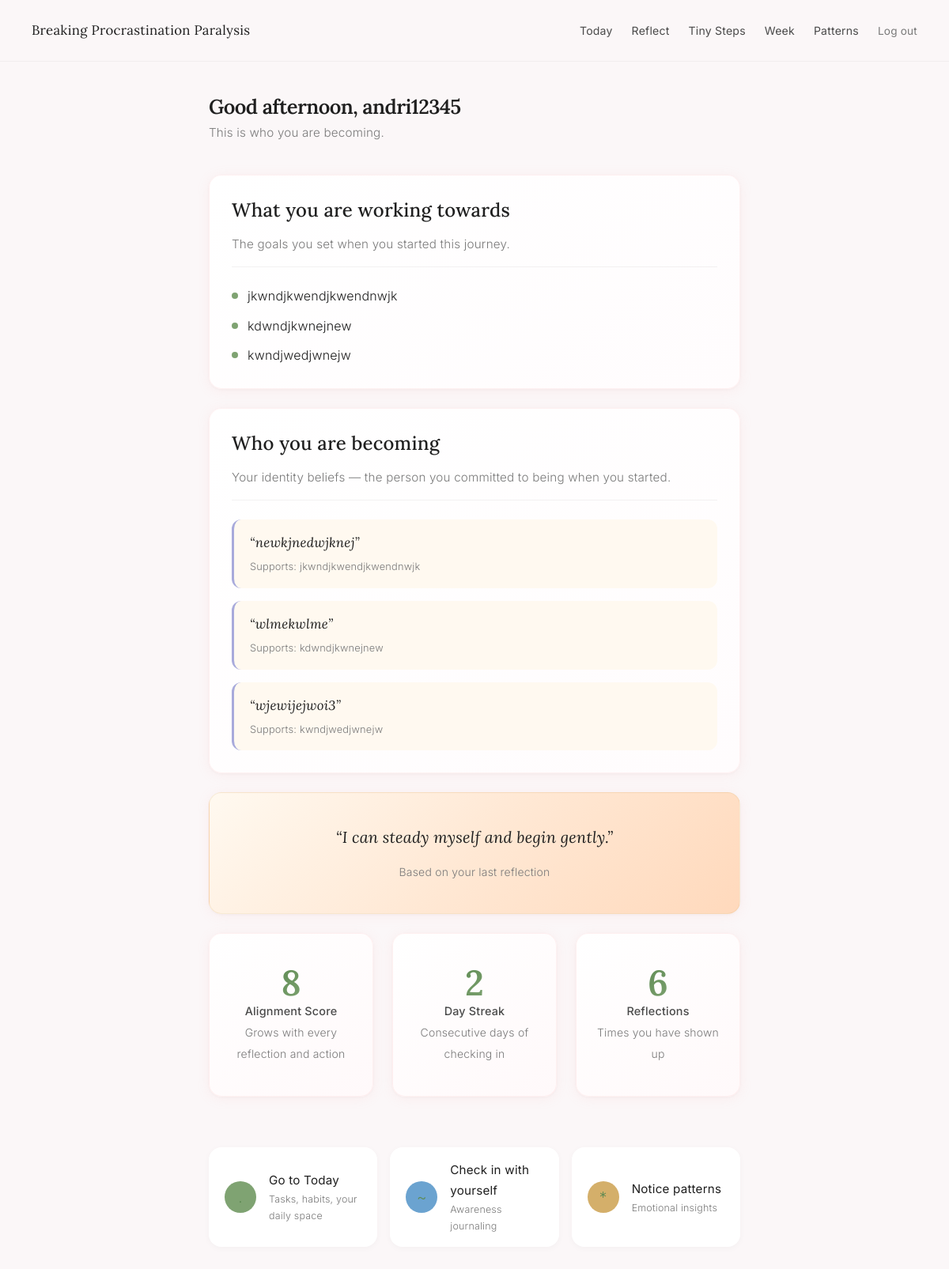
The app's page /dashboard (signed in) with its own data.
### tables this page shows
CREATE TABLE users (
            id INTEGER PRIMARY KEY AUTOINCREMENT,
            username TEXT UNIQUE NOT NULL,
            password_hash TEXT NOT NULL,
            created_at TEXT NOT NULL,
            onboarding_complete INTEGER NOT NULL DEFAULT 0
        );

CREATE TABLE goals (
            id INTEGER PRIMARY KEY AUTOINCREMENT,
            user_id INTEGER NOT NULL,
            goal_text TEXT NOT NULL,
            created_at TEXT NOT NULL,
            FOREIGN KEY (user_id) REFERENCES users(id)
        );

CREATE TABLE identity_beliefs (
            id INTEGER PRIMARY KEY AUTOINCREMENT,
            user_id INTEGER NOT NULL,
            belief_text TEXT NOT NULL,
            linked_goal_id INTEGER,
            created_at TEXT NOT NULL,
            FOREIGN KEY (user_id) REFERENCES users(id),
            FOREIGN KEY (linked_goal_id) REFERENCES goals(id)
        );

### app.py (the view)
@app.route("/dashboard")
@login_required
@onboarding_check
def dashboard():
    user_id = session['user_id']
    alignment_score, emotional_streak, last_journal_date = get_alignment_state(user_id)
    conn = get_db_connection()
    cur = conn.cursor()
    cur.execute(
        "SELECT entry_text, predicted_emotion, created_at "
        "FROM journal_entries WHERE user_id = ? ORDER BY id DESC LIMIT 1;",
        (user_id,),
    )
    last_entry = cur.fetchone()
    cur.execute("SELECT id, goal_text FROM goals WHERE user_id = ? ORDER BY id ASC", (user_id,))
    goals = cur.fetchall()
    cur.execute("""
        SELECT ib.belief_text, g.goal_text
        FROM identity_beliefs ib
        LEFT JOIN goals g ON ib.linked_goal_id = g.id
        WHERE ib.user_id = ?
        ORDER BY ib.id ASC
    """, (user_id,))
    beliefs = cur.fetchall()
    cur.execute("SELECT COUNT(*) as count FROM journal_entries WHERE user_id = ?", (user_id,))
    journal_count = cur.fetchone()["count"]
    conn.close()
    today_affirmation = None
    if last_entry:
        _, emotion, _ = last_entry
        today_affirmation = get_affirmation(emotion)
    return render_template(
        "dashboard.html",
        greeting=get_greeting(),
        alignment_score=alignment_score,
        emotional_streak=emotional_streak,
        today_affirmation=today_affirmation,
        goals=goals,
        beliefs=beliefs,
        journal_count=journal_count,
    )

### app.py (called while the page is built)
def get_db_connection():
    conn = sqlite3.connect(DB_PATH, timeout=30)  # Increased timeout to 30 seconds
    conn.row_factory = sqlite3.Row
    conn.execute("PRAGMA journal_mode=WAL")  # Enable Write-Ahead Logging for better concurrency
    return conn

def login_required(f):
    @wraps(f)
    def decorated_function(*args, **kwargs):
        if 'user_id' not in session:
            return redirect(url_for('landing'))
        return f(*args, **kwargs)
    return decorated_function

def onboarding_check(f):
    @wraps(f)
    def decorated_function(*args, **kwargs):
        if 'user_id' not in session:
            return redirect(url_for('landing'))
        user_id = session['user_id']
        conn = get_db_connection()
        try:
            cur = conn.cursor()
            cur.execute("SELECT onboarding_complete FROM users WHERE id = ?", (user_id,))
            user = cur.fetchone()
            if user and user['onboarding_complete'] == 0:
                return redirect(get_next_onboarding_step(user_id))
        finally:
            conn.close()
        return f(*args, **kwargs)
    return decorated_function

def get_greeting() -> str:
    hour = datetime.now().hour
    if hour < 12:
        return "Good morning"
    elif hour < 17:
        return "Good afternoon"
    elif hour < 21:
        return "Good evening"
    else:
        return "Welcome back"

def get_affirmation(predicted_emotion: str) -> str:
    affirmations = {
        "overwhelmed": "I can take this slowly and still make progress.",
        "anxious": "I can steady myself and begin gently.",
        "stuck": "I move forward in small steps even when it feels hard.",
        "stressed": "I can pace myself and still get things done.",
        "tired": "I am allowed to pause without losing progress.",
        "calm": "I am becoming the version of myself I imagined.",
    }
    return affirmations.get(predicted_emotion, "I am doing my best and that is enough.")

def get_alignment_state(user_id):
    conn = get_db_connection()
    try:
        cur = conn.cursor()
        cur.execute(
            "SELECT alignment_score, emotional_streak, last_journal_date "
            "FROM alignment_state WHERE user_id = ?;",
            (user_id,),
        )
        row = cur.fetchone()
        if row is None:
            return 0, 0, None
        return row["alignment_score"], row["emotional_streak"], row["last_journal_date"]
    finally:
        conn.close()

### templates/dashboard.html (shortened to what this page needs)
<!doctype html>
<html lang="en">
<head>
    <link rel="stylesheet" href="{{ url_for('static', filename='calm.css') }}">
</head>
<body>
<div class="page-wrapper">
    <nav class="page-nav">
        <a href="{{ url_for('dashboard') }}" class="nav-brand">Breaking Procrastination Paralysis</a>
        <ul class="nav-links">
            <li><a href="{{ url_for('today') }}">Today</a></li>
            <li><a href="{{ url_for('journal') }}">Reflect</a></li>
            <li><a href="{{ url_for('habits') }}">Tiny Steps</a></li>
            <li><a href="{{ url_for('week') }}">Week</a></li>
            <li><a href="{{ url_for('analytics') }}">Patterns</a></li>
            <li><a href="{{ url_for('logout') }}" class="logout-link">Log out</a></li>
        </ul>
    </nav>
    <main class="page-content stagger-children">
        <div class="greeting">
            <h1 class="greeting-text">{{ greeting }}, {{ session.username }}</h1>
            <p class="greeting-sub">This is who you are becoming.</p>
        </div>
        {% if goals %}
        <div class="card identity-section fade-in-up">
            <div class="identity-section-header">
                <h2>What you are working towards</h2>
                <p class="section-subtitle">The goals you set when you started this journey.</p>
            </div>
            <ul class="goal-list">
                {% for goal in goals %}
                <li class="goal-item">
                    <span class="goal-bullet"></span>
                    <span class="goal-text">{{ goal.goal_text }}</span>
                </li>
                {% endfor %}
            </ul>
        </div>
        {% endif %}
        {% if beliefs %}
        <div class="card identity-section fade-in-up">
            <div class="identity-section-header">
                <h2>Who you are becoming</h2>
                <p class="section-subtitle">Your identity beliefs — the person you committed to being when you started.</p>
            </div>
            <div class="belief-list">
                {% for belief in beliefs %}
                <div class="belief-item">
                    <p class="belief-text">&ldquo;{{ belief.belief_text }}&rdquo;</p>
                    {% if belief.goal_text %}
                    <p class="belief-goal-link">Supports: {{ belief.goal_text }}</p>
                    {% endif %}
                </div>
                {% endfor %}
            </div>
        </div>
        {% endif %}
        {% if today_affirmation %}
        <div class="card card-affirmation fade-in-up">
            <p>&ldquo;{{ today_affirmation }}&rdquo;</p>
            <small>Based on your last reflection</small>
        </div>
        {% endif %}
        <div class="metric-grid">
            <div class="card metric-card">
                <span class="metric-value">{{ alignment_score }}</span>
                <p class="metric-label">Alignment Score</p>
                <small>Grows with every reflection and action</small>
            </div>
            <div class="card metric-card">
                <span class="metric-value">{{ emotional_streak }}</span>
                <p class="metric-label">Day Streak</p>
                <small>Consecutive days of checking in</small>
            </div>
            <div class="card metric-card">
                <span class="metric-value">{{ journal_count }}</span>
                <p class="metric-label">Reflections</p>
                <small>Times you have shown up</small>
            </div>
        </div>
        <div class="nav-actions">
            <a href="{{ url_for('today') }}" class="nav-action-link">
                <span class="action-icon icon-action">.</span>
                <span class="action-text">
                    <span class="action-label">Go to Today</span>
                    <span class="action-hint">Tasks, habits, your daily space</span>
                </span>
            </a>
            <a href="{{ url_for('journal') }}" class="nav-action-link">
                <span class="action-icon icon-awareness">~</span>
                <span class="action-text">
                    <span class="action-label">Check in with yourself</span>
                    <span class="action-hint">Awareness journaling</span>
                </span>
            </a>
            <a href="{{ url_for('analytics') }}" class="nav-action-link">
                <span class="action-icon icon-patterns">*</span>
                <span class="action-text">
                    <span class="action-label">Notice patterns</span>
                    <span class="action-hint">Emotional insights</span>
                </span>
            </a>
        </div>
    </main>
</div>
</body>
</html>

### records on screen
users: username "andri12345"
goals: goal_text "jkwndjkwendjkwendnwjk"
goals: goal_text "kdwndjkwnejnew"
goals: goal_text "kwndjwedjwnejw"
identity_beliefs: belief_text "newkjnedwjknej", goal_text "jkwndjkwendjkwendnwjk"
identity_beliefs: belief_text "wlmekwlme", goal_text "kdwndjkwnejnew"
identity_beliefs: belief_text "wjewijejwoi3", goal_text "kwndjwedjwnejw"

### other values on screen
{{ greeting }} "Good afternoon"
{{ today_affirmation }} "I can steady myself and begin gently."
{{ alignment_score }} "8"
{{ emotional_streak }} "2"
{{ journal_count }} "6"
